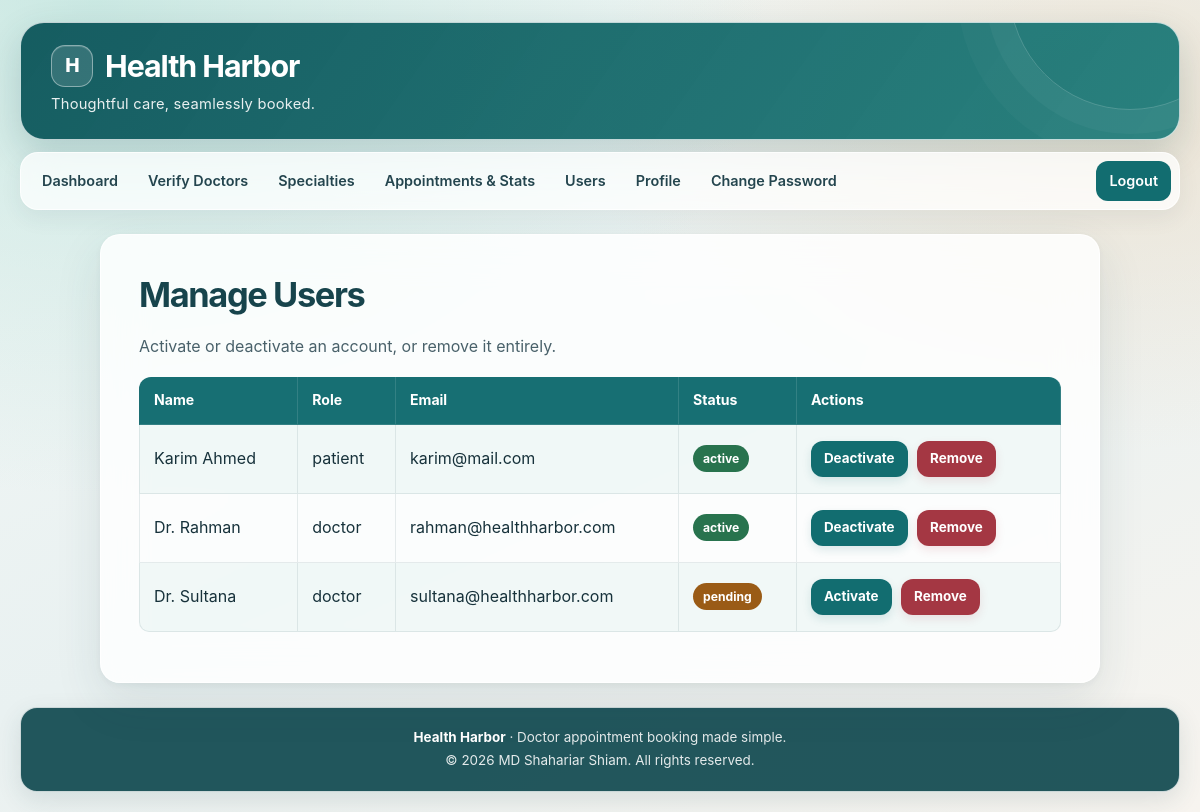
The page /View/manage_users.php (signed in) on the database its author committed.
### tables this page shows
CREATE TABLE IF NOT EXISTS users (
    id        INT AUTO_INCREMENT PRIMARY KEY,
    name      VARCHAR(100) NOT NULL,
    email     VARCHAR(100) NOT NULL UNIQUE,
    password  VARCHAR(255) NOT NULL,
    phone     VARCHAR(20),
    role      ENUM('patient','doctor','admin') NOT NULL DEFAULT 'patient',
    specialty VARCHAR(100) DEFAULT NULL,
    status    VARCHAR(20) NOT NULL DEFAULT 'pending'
);

### Model/db.php (called while the page is built, shortened)
<?php
class db {
    function getAllUsers($connection) {
        return $connection->query("SELECT id, name, email, role, status FROM users WHERE role != 'admin' ORDER BY role, name");
    }
}
?>

### View/manage_users.php (the view, shortened to what this page needs)
<?php
include "../Model/db.php";
$database   = new db();
$connection = $database->connection();
$users      = $database->getAllUsers($connection);
function ubadge($s) {
    if ($s === "active")  return "ok";
    if ($s === "pending") return "wait";
    return "no";
}
?>
<!DOCTYPE html>
<html lang="en-US">
<head>
    <link rel="stylesheet" href="../Design/Style.css">
</head>
<body>
    <div class="header">
        <h2>Health Harbor</h2>
        <p>Thoughtful care, seamlessly booked.</p>
    </div>
    <?php include "nav.php"; ?>
    <div class="container">
        <h1>Manage Users</h1>
        <p class="lead">Activate or deactivate an account, or remove it entirely.</p>
        <table class="data">
            <tr><th>Name</th><th>Role</th><th>Email</th><th>Status</th><th>Actions</th></tr>
            <?php if ($users && $users->num_rows > 0): ?>
                <?php while ($u = $users->fetch_assoc()): ?>
                    <tr>
                        <td><?php echo htmlspecialchars($u["name"]); ?></td>
                        <td><?php echo htmlspecialchars($u["role"]); ?></td>
                        <td><?php echo htmlspecialchars($u["email"]); ?></td>
                        <td><span class="badge <?php echo ubadge($u["status"]); ?>"><?php echo htmlspecialchars($u["status"]); ?></span></td>
                        <td>
                            <form method="post" action="../Controller/AdminController.php" style="display:inline">
                            <?php if ($u["status"] === "active"): ?>
                                <button class="btn small" type="submit" name="action" value="deactivate">Deactivate</button>
                            <?php else: ?>
                                <button class="btn small" type="submit" name="action" value="activate">Activate</button>
                            <?php endif; ?>
                            <button class="btn small btn-danger" type="submit" name="action" value="remove" onclick="return confirm('Remove this user permanently?')">Remove</button>
                            </form>
                        </td>
                    </tr>
                <?php endwhile; ?>
            <?php else: ?>
                <tr><td colspan="5" class="empty">No users found.</td></tr>
            <?php endif; ?>
        </table>
    </div>
    <?php include "footer.php"; ?>
</body>
</html>

### View/nav.php (shortened to what this page needs)
<?php $navRole = $_SESSION["role"] ?? ""; ?>
<div class="topnav">
<?php if ($navRole === "patient"): ?>
      <a href="patient_dashboard.php">Dashboard</a>
      <a href="search_doctors.php">Search Doctors</a>
      <a href="book_appointment.php">Book Appointment</a>
      <a href="my_appointments.php">My Appointments</a>
      <a href="rate_doctor.php">Rate Doctor</a>
<?php elseif ($navRole === "admin"): ?>
      <a href="admin_dashboard.php">Dashboard</a>
      <a href="verify_doctors.php">Verify Doctors</a>
      <a href="manage_specialties.php">Specialties</a>
      <a href="view_appointments.php">Appointments &amp; Stats</a>
      <a href="manage_users.php">Users</a>
<?php endif; ?>
      <a href="profile.php">Profile</a>
      <a href="change_password.php">Change Password</a>
      <a class="right" href="logout.php">Logout</a>
</div>

### View/footer.php
<div class="footer">
    <p><strong>Health Harbor</strong> &middot; Doctor appointment booking made simple.</p>
    <p>&copy; 2026 MD Shahariar Shiam. All rights reserved.</p>
</div>

### rows shown on the page
users: name "Karim Ahmed", role "patient", email "karim@mail.com", status "active", shows "Deactivate"
users: name "Dr. Rahman", role "doctor", email "rahman@healthharbor.com", status "active", shows "Deactivate"
users: name "Dr. Sultana", role "doctor", email "sultana@healthharbor.com", status "pending", shows "Activate"
